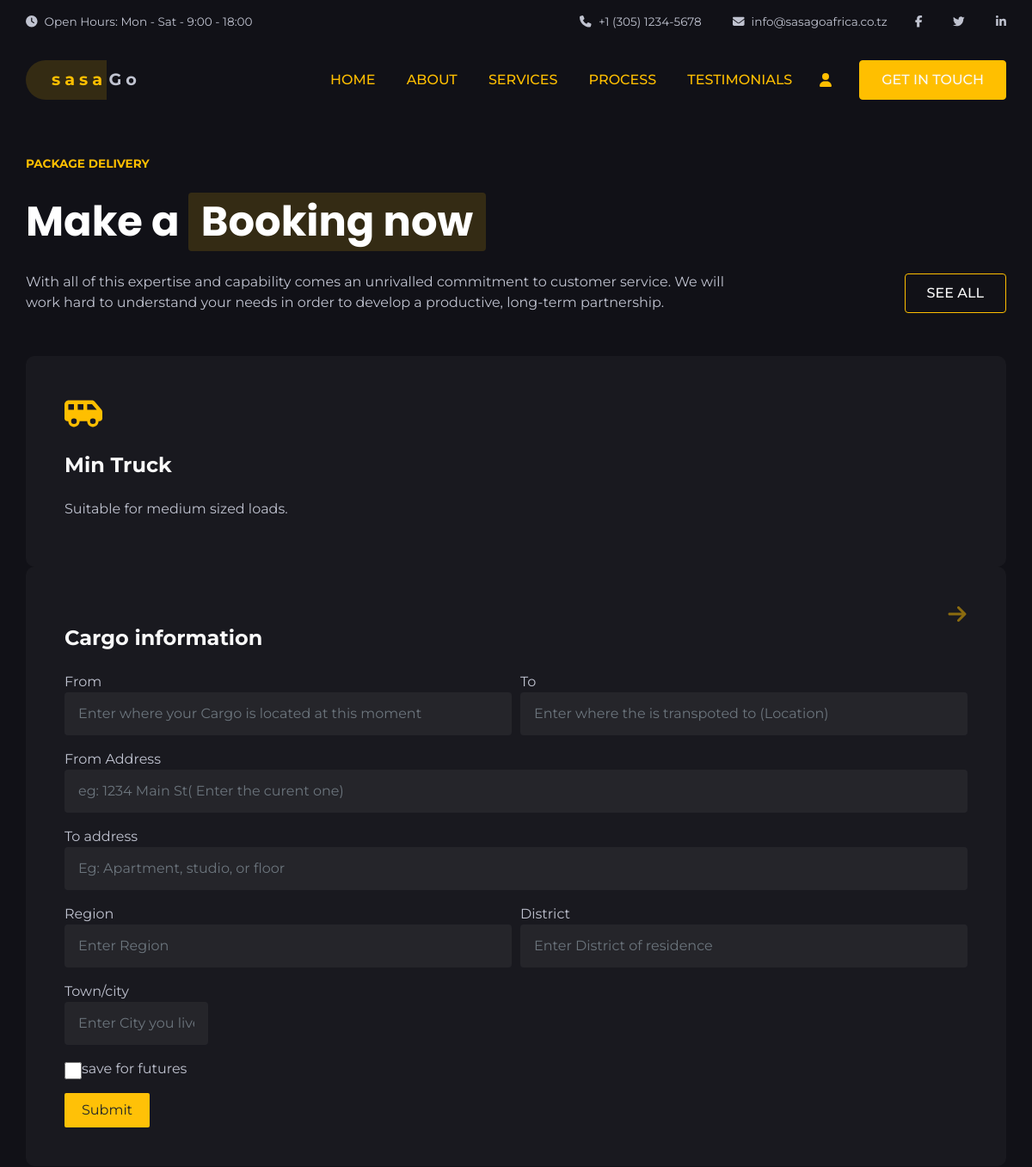
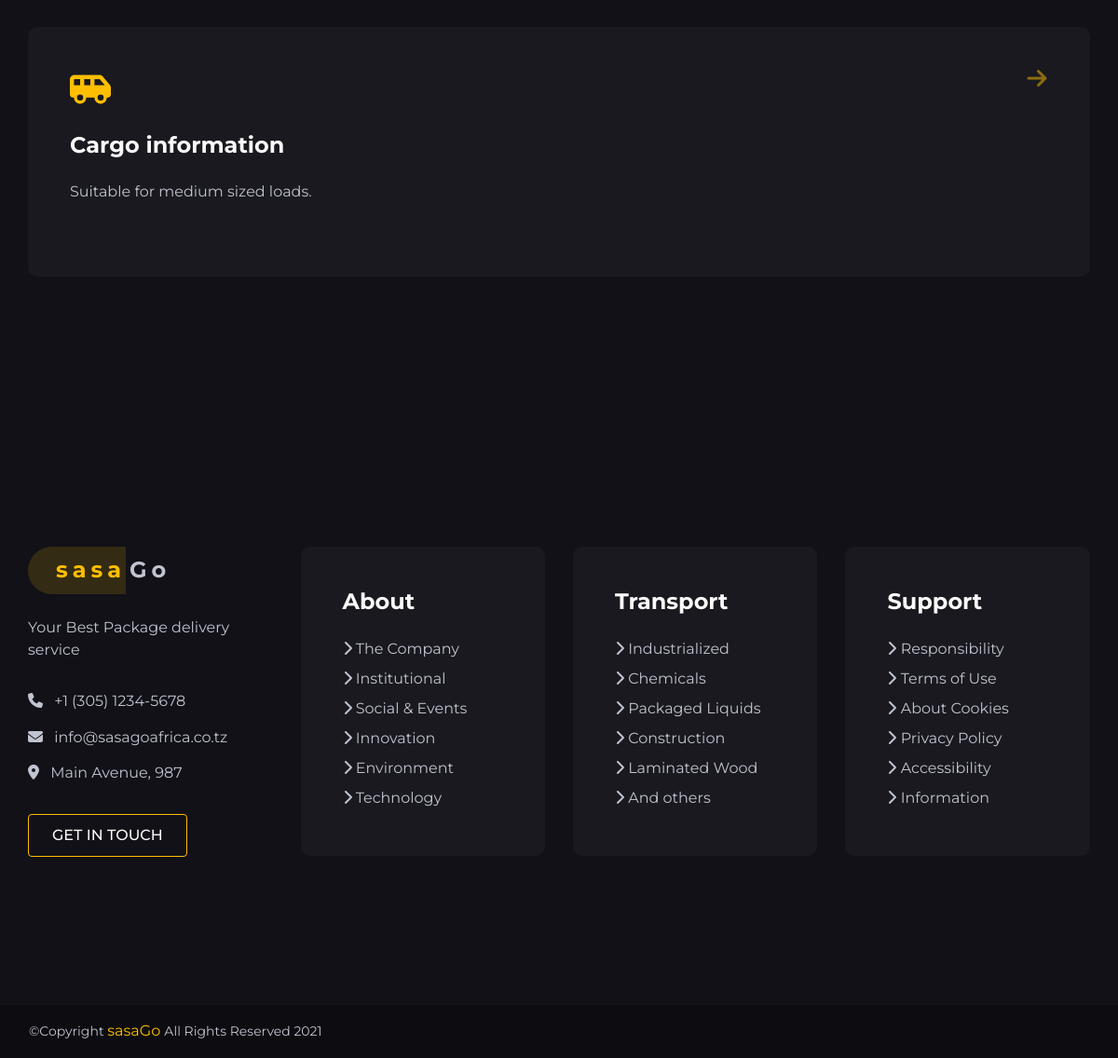
Page /vehicle_details/2/ on the committed database (2 pictures, top to bottom).
### home/models.py (models this page shows, shortened)
class Vehicle(models.Model):
    vehicle_type = models.CharField(choices=SERVICE_TYPE, max_length=20)
    icon_label = models.CharField(max_length=20, choices=ICON_LABEL_CHOICE, null=True)
    description = models.TextField()
    created_at = models.DateTimeField(default=timezone.now, null=True)
    class Meta:
        verbose_name = 'Vehicles'

### home/views.py (the view, shortened to what this page needs)
# urls.py: path('vehicle_details/<int:pk>/', VehicleDetails.as_view(),
class VehicleDetails(View):
    def get(self, request, pk, format=None):
        queryset = get_object_or_404(Vehicle, pk=pk)
        context = {
            'vehicle_detail': queryset
        }
        template_name = 'home/vehicle_details.html'
        return render(request, template_name=template_name, context=context)

### templates/home/vehicle_details.html (shortened to what this page needs)
  {% extends 'base.html'%}
  {% block contents %}
  <section id="features" class="section-2 odd features offers">
            <div class="container">
                <div class="row intro">
                    <div class="col-12 col-md-9 align-self-center text-center text-md-left">
                        <span class="pre-title m-auto ml-md-0">Package Delivery</span>
                        <h2>Make a <span class="featured"><span>Booking now</span></span></h2>
                        <p>With all of this expertise and capability comes an unrivalled commitment to customer service. We will work hard to understand your needs in order to develop a productive, long-term partnership.</p>
                    </div>
                    <div class="col-12 col-md-3 align-self-end">
                        <a href="#" class="btn mx-auto mr-md-0 ml-md-auto outline-button">SEE ALL</a>
                    </div>
                </div>
                <form action="{% url 'vehicle_details' vehicle_detail.id %}"  method="post">
                    <div class="row justify-content-center items">
                        <div class="col-12 col-md-12 col-lg-12 item">
                            <div class="card">
                                 <i class="icon fas fa-{{vehicle_detail.get_icon_label_display}}"></i>
                                <h4>{{vehicle_detail.get_vehicle_type_display}}</h4>
                                <p>{{vehicle_detail.description}}</p>
                            </div>
                            <div class="card">
                                <h4>Cargo information</h4>
                                  <div class="form-row">
                                    <div class="form-group col-md-6">
                                      <label for="inputEmail4">From</label>
                                      <input required type="text" class="form-control" name="cargo_from" id="inputEmail4" placeholder="Enter where your Cargo is located at this moment">
                                    </div>
                                    <div class="form-group col-md-6">
                                      <label for="inputPassword4">To</label>
                                      <input type="text" class="form-control" name="to" id="inputPassword4" placeholder="Enter where the is transpoted to (Location) ">
                                    </div>
                                  </div>
                                  <div class="form-group">
                                    <label for="inputAddress">From Address</label>
                                    <input type="text" class="form-control" name="fromAddress" id="inputAddress" placeholder="eg: 1234 Main St( Enter the curent one)">
                                  </div>
                                  <div class="form-group">
                                    <label for="inputAddress2">To address</label>
                                    <input required type="text" class="form-control" name="toAddress" id="inputAddress2" placeholder="Eg: Apartment, studio, or floor">
                                  </div>
                                  <div class="form-row">
                                    <div class="form-group col-md-6">
                                      <label for="inputRegion">Region</label>
                                      <input required type="text" class="form-control" name="region" id="inputRegion" placeholder="Enter Region">
                                    </div>
                                    <div class="form-group col-md-6">
                                      <label for="inputDistrict">District</label>
                                      <input required type="text" class="form-control" name="district" id="inputDistrict" placeholder="Enter District of residence">
                                    </div>
                                    <div class="form-group col-md-2">
                                      <label for="inputZip">Town/city</label>
                                      <input required type="text" class="form-control" name="town" id="inputZip"placeholder="Enter City you live">
                                    </div>
                                  </div>
                                  <div class="form-group">
                                    <div class="form-check">
                                      <input required class="form-check-input" type="checkbox" id="gridCheck">
                                      <label class="form-check-label" for="gridCheck">
                                        save for futures
                                      </label>
                                    </div>
                                  </div>
                                  <button type="submit" class="btn btn-warning">Submit</button>
                                <a href="#"><i class="btn-icon pulse fas fas fa-arrow-right"></i></a>
                            </div>
                        </div>
                        <div class="col-12 col-md-6 col-lg-12 item">
                            <div class="card">
                                <i class="icon fas fa-shuttle-van"></i>
                                <h4>Cargo information</h4>
                                <p>Suitable for medium sized loads. <br> </p>
                                <a href="#"><i class="btn-icon pulse fas fas fa-arrow-right"></i></a>
                            </div>
                        </div>
                    </div>
                </form>
            </div>
        </section>
  {% endblock contents %}

### static/css/all.css (style rules this page uses)
.fa-arrow-right:before { content: "\f061"; }

### static/css/default.css (style rules this page uses)
:root { --h1-font: 'Poppins', sans-serif; --h1-size: 4.5rem; --h1-weight: 900; --h2-font: 'Poppins', sans-serif; --h2-size: 3rem; --h2-weight: 700; --p-font: 'Montserrat', sans-serif; --p-size: 1rem; --p-weight: 400; --header-bg-color:#111117; --nav-top-bg-color: #111117; --nav-sub-bg-color: #21333e; --nav-holder-bg-color: #21333e; --nav-brand-height: 35px; --nav-item-color:#FFBF00; --hero-bg-color: #111117; --footer-brand-height: 80px; --primary-color: #FFBF00; --secondary-color: #FFBF00; --white-color: #ffffff; --black-color: #000007; --dark-grey-color: #111117; --primary-t-color: #21333e; --secondary-t-color: #f9f9f9; --primary-p-color: #606d75; --secondary-p-color: #c0c3d0; --primary-b-color: #f9f9f9; --primary-l-color: rgba(0, 0, 0, .25); --secondary-l-color: rgba(255, 255, 255, 0.35); --valid-color: #f0cc01; --invalid-color: #e34f4f; --primary-bg-color: #f9f9f9; --primary-bg-color-2: #f1f1f1; --primary-bg-color-3: rgba(5, 130, 131, 0.15); --secondary-bg-color: #111117; --secondary-bg-color-2: #080d10; --secondary-bg-color-3: #191919; --card-bg-color: #ffffff; --footer-bg-color: #111117; }
.outline-button, .outline-button:visited, .outline-button:active { position: relative; z-index: 2; padding: 10px 25px; background-color: transparent; border-radius: 4px; border: 1px solid; border-color: var(--primary-color); color: var(--primary-color); font-weight: 500; -webkit-transition: all .4s ease-out 0s; -o-transition: all .4s ease-out 0s; -moz-transition: all .4s ease-out 0s; transition: all .4s ease-out 0s; }
.odd .outline-button, .odd .outline-button:visited, .odd .outline-button:active { position: relative; z-index: 2; padding: 10px 25px; background-color: transparent; border-radius: 4px; border: 1px solid; border-color: var(--primary-color); color: var(--primary-b-color); font-weight: 500; -webkit-transition: all .4s ease-out 0s; -o-transition: all .4s ease-out 0s; -moz-transition: all .4s ease-out 0s; transition: all .4s ease-out 0s; }

### static/css/style.css (style rules this page uses)
body { margin:0 }

### rows in the picture
Vehicle: vehicle_type "Min Truck", description "Suitable for medium sized loads."
